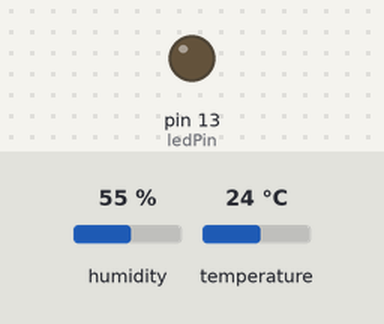
Recording of a sketch running on a simulated Arduino Uno, built with avr-gcc and run on an emulated ATmega328P. Parts: output pins drawn as LEDs (lit = HIGH). Inputs (shaded band) come from the test bench; at power-on: humidity 55 %, temperature 24 °C. Sleep ends after the set time or at an interrupt.

Above: at 9.0 s.
9.1 s: humidity set to 32 %
17.7 s: humidity set to 29 %
At 25.4 s:
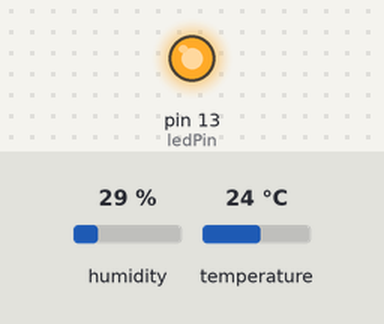
26.2 s: humidity set to 40 %
At 34.1 s:
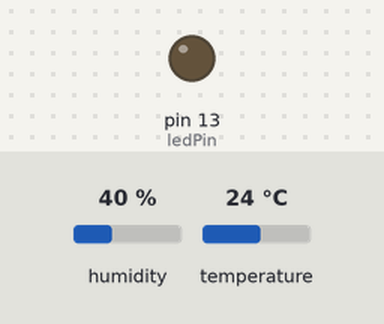
34.4 s: humidity set to 22 %
At 41.5 s:
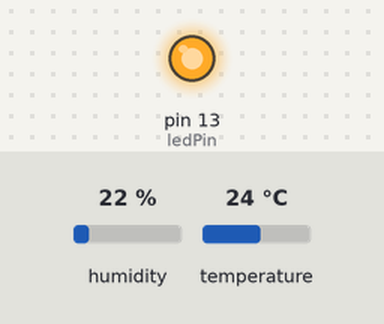
Timing chart, 0 to 43.0 s (numbered marks = the images above; inputs shaded):
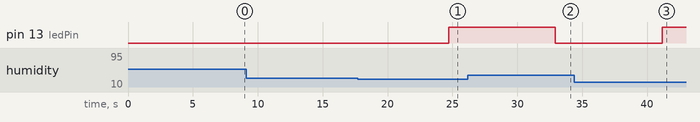

The sketch:

Grove_Temp_Humidity_v1_0.ino
```cpp
#include <Wire.h>
#include "DHT.h"
#include <SoftwareSerial.h>
#include <avr/sleep.h>            //Arduino Sleep Mode
#include <avr/wdt.h>              //Arduino WatchDog Timer setting : related to sleep mode

SoftwareSerial BTSerial(2,3);

const double lowerBound = 30;
const int ledPin=13;
double upperBound = 70;

const double upperWareHouse = 50;
const double upperBook = 55;
const double upperRoom = 60;
const double upperLiving = 65;
const double upperDefault = 70;

int incomingByte = 0;

#define DHTPIN A0     // what pin we're connected to
#define DHTTYPE DHT11   // DHT 11
DHT dht(DHTPIN, DHTTYPE);

/*======================Sleep mode with WatchDog Timer=========================*/
// watchdog interrupt
ISR(WDT_vect)
  {
  wdt_disable();  // disable watchdog
  }

void myWatchdogEnable(const byte interval)
  {
  MCUSR = 0;                          // reset various flags
  WDTCSR |= 0b00011000;               // see docs, set WDCE, WDE
  WDTCSR =  0b01000000 | interval;    // set WDIE, and appropriate delay

  wdt_reset();
  set_sleep_mode (SLEEP_MODE_PWR_DOWN);
  sleep_mode();            // now goes to Sleep and waits for the interrupt
  }
void setup()
{
    Serial.begin(5700);
    BTSerial.begin(9600);

    pinMode(ledPin, OUTPUT);
    digitalWrite(ledPin, LOW);
    dht.begin();
}

void loop()
{
    int i=1;
    // Reading temperature or humidity takes about 250 milliseconds!
    // Sensor readings may also be up to 2 seconds 'old' (its a very slow sensor)
    String outputData="";
    char ftmp[10];
    double upperBound = upperLiving;

    digitalWrite(ledPin, LOW);

    float h = dht.readHumidity();
    float t = dht.readTemperature();

  // check if returns are valid, if they are NaN (not a number) then something went wrong!
    if (isnan(t) || isnan(h))
    {
  //        Serial.println("Failed to read from DHT");
    }
    else
    {
        dtostrf(h,2,2,ftmp);
        outputData = outputData+ftmp+",";
        dtostrf(t,2,2,ftmp);
        outputData = outputData+ftmp+",";

        if(h>=upperBound)
        {
          digitalWrite(ledPin, HIGH);
          outputData += "1";
        }else if(h<=lowerBound)
        {
          digitalWrite(ledPin, HIGH);
          outputData += "2";
        }
        else
        {
          outputData += "0";
        }
    }
    BTSerial.println(outputData);

/*---------Sleep mode------------------*/
    for(int i=0;i<1;i++)
    {
      myWatchdogEnable (0b100001);
    }
// sleep bit patterns:
//  1 second:  0b000110
//  2 seconds: 0b000111
//  4 seconds: 0b100000
//  8 seconds: 0b100001
}
```

Measured:
- the behaviour switches between 31 and 30 % on humidity (found by bisection; images 0 and 1)
- after the input at 9.1 s, every drawn part: stays the same
- after the input at 17.7 s, pin 13 (ledPin): LOW → HIGH after 7.0 s
- after the input at 26.2 s, pin 13 (ledPin): goes on until 32.9 s, then stays LOW
- after the input at 34.4 s, pin 13 (ledPin): LOW → HIGH after 6.8 s
